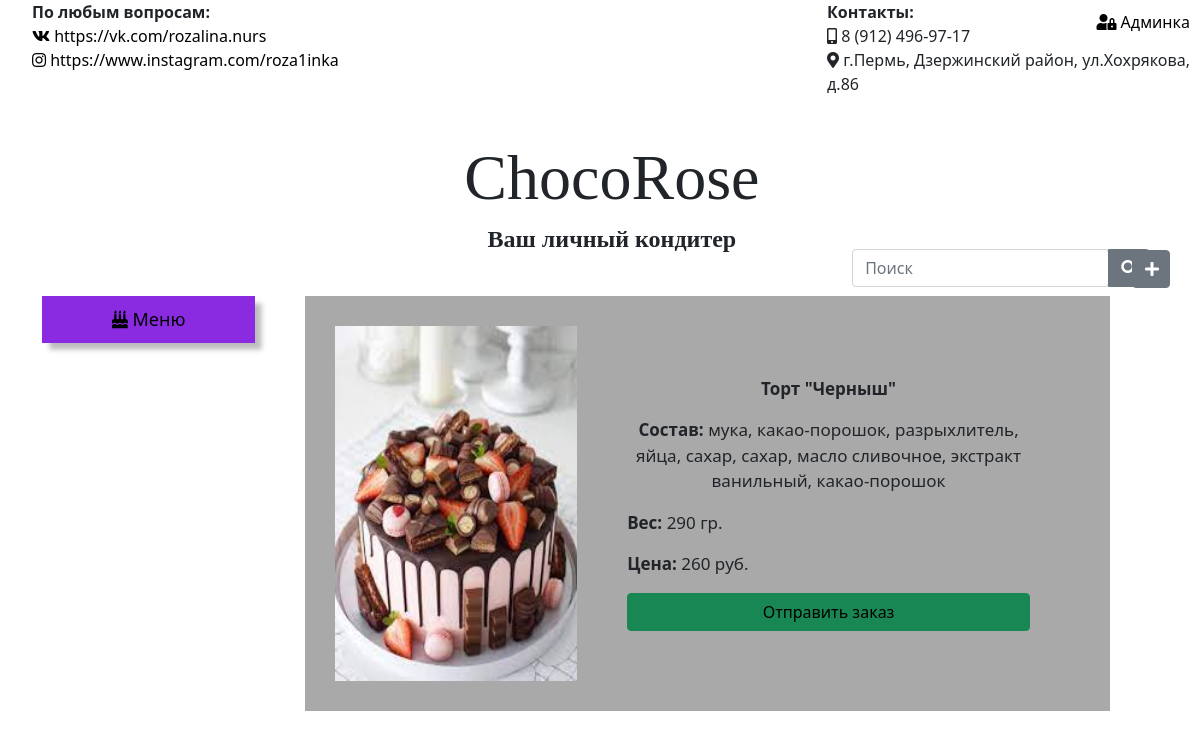
The page /bakery/5 on the database its author committed.
### bakeryapp/models.py (models this page shows, shortened)
class Bakery(models.Model):
    category=models.ForeignKey(BakeryCategory, on_delete=models.CASCADE, default=1, verbose_name="Kатегория выпечки")
    name=models.CharField(max_length=255, verbose_name="Название выпечки")
    text=models.TextField(max_length=255, verbose_name="Состав выпечки")
    weight=models.IntegerField(verbose_name="Вес выпечки")
    image=models.ImageField(verbose_name="Картинка выпечки", blank=True)
    price = models.IntegerField(verbose_name="Цена выпечки")
    class Meta:
        verbose_name = 'Конкретная выпечка'
        verbose_name_plural = 'Конкретные выпечки'

class BakeryCategory(models.Model):
    name = models.CharField(verbose_name="Категория выпечки", max_length=255)
    def __str__(self):
        return self.name
    class Meta:
        verbose_name = 'Категория выпечки'
        verbose_name_plural = 'Категория выпечки'

### bakeryapp/views.py (the view)
# urls.py: path('bakery/<int:pk>', views.BakeryDetailView.as_view(), name='bakery_detail'),
class BakeryDetailView (DetailView):
    model=Bakery
    template_name = 'details_view.html'
    context_object_name = 'bakery'

### bakeryapp/templates/details_view.html (shortened to what this page needs)
{% extends 'layout.html' %}
{% block content %}
 <div class="bakery-row">
     <div class="rows">
                <img class="div1" src="{{bakery.image.url}}">
            <div class="div2">
                <div>
                <p align="center"><b >{{bakery.category}} "{{bakery.name}}"</b></p>
                <p align="center"><b>Состав: </b> {{bakery.text}}</p>
                </div>
                <div>
                    <p><b>Вес: </b> {{bakery.weight}} гр.</p>
                    <p><b>Цена:</b> {{bakery.price}} руб.</p>
                </div>
                <button class="btn btn-success" type="submit"><a href="{% url 'bakery_order' %}">Отправить заказ</a></button>
            </div>
     </div>
</div>
{% endblock %}

### bakeryapp/static/bakeryapp/css/bakeryapp.css (style rules this page uses)
body { background: url("../img/bakery.jpg") no-repeat; margin: 0; height: 100%; background-size: cover; }
a { color: Black !important; text-decoration: none !important; }
.bakery-row { height: 600px; width: 100%; padding-right: 90px; margin-top:10px; }
.rows { display: flex; flex-direction: row; background-color: darkgray; padding: 30px; font-size: 17px; }
.div1 { width: 300px; }
.div2 { padding: 50px; width: 600px; display: flex; flex-direction: column; justify-content:space-between; }

### rows shown on the page
Bakery: image (picture), category "Торт", name "Черныш", text "мука, какао-порошок, разрыхлитель, яйца, сахар, сахар, масло сливочное, экстракт ванильный, какао-порошок", weight "290", price "260"
